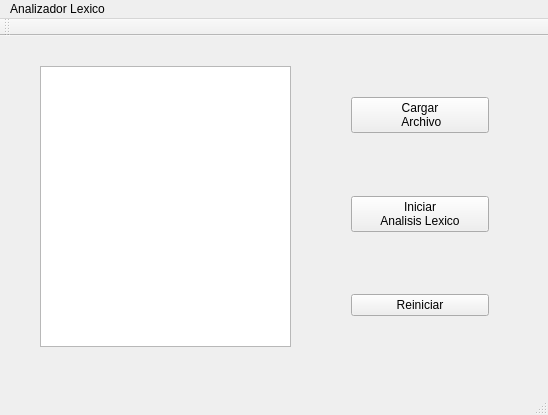
<?xml version="1.0" encoding="UTF-8"?>
<ui version="4.0">
 <class>MainWindow</class>
 <widget class="QMainWindow" name="MainWindow">
  <property name="geometry">
   <rect>
    <x>0</x>
    <y>0</y>
    <width>548</width>
    <height>415</height>
   </rect>
  </property>
  <property name="windowTitle">
   <string>MainWindow</string>
  </property>
  <widget class="QWidget" name="centralWidget">
   <widget class="QWidget" name="verticalLayoutWidget">
    <property name="geometry">
     <rect>
      <x>340</x>
      <y>50</y>
      <width>160</width>
      <height>241</height>
     </rect>
    </property>
    <layout class="QVBoxLayout" name="verticalLayout">
     <item>
      <widget class="QPushButton" name="btn_cargar_archivo">
       <property name="text">
        <string>Cargar 
 Archivo</string>
       </property>
      </widget>
     </item>
     <item>
      <spacer name="verticalSpacer">
       <property name="orientation">
        <enum>Qt::Vertical</enum>
       </property>
       <property name="sizeHint" stdset="0">
        <size>
         <width>20</width>
         <height>40</height>
        </size>
       </property>
      </spacer>
     </item>
     <item>
      <widget class="QPushButton" name="btn_Inicializar">
       <property name="text">
        <string>Iniciar
Analisis Lexico</string>
       </property>
      </widget>
     </item>
     <item>
      <spacer name="verticalSpacer_2">
       <property name="orientation">
        <enum>Qt::Vertical</enum>
       </property>
       <property name="sizeHint" stdset="0">
        <size>
         <width>20</width>
         <height>40</height>
        </size>
       </property>
      </spacer>
     </item>
     <item>
      <widget class="QPushButton" name="btn_reiniciar">
       <property name="text">
        <string>Reiniciar</string>
       </property>
      </widget>
     </item>
    </layout>
   </widget>
   <widget class="QTextEdit" name="mostrar_texto">
    <property name="geometry">
     <rect>
      <x>40</x>
      <y>30</y>
      <width>251</width>
      <height>281</height>
     </rect>
    </property>
   </widget>
  </widget>
  <widget class="QMenuBar" name="menuBar">
   <property name="geometry">
    <rect>
     <x>0</x>
     <y>0</y>
     <width>548</width>
     <height>29</height>
    </rect>
   </property>
   <widget class="QMenu" name="menuAnalizador_Lexico">
    <property name="title">
     <string>Analizador Lexico</string>
    </property>
   </widget>
   <addaction name="menuAnalizador_Lexico"/>
  </widget>
  <widget class="QToolBar" name="mainToolBar">
   <attribute name="toolBarArea">
    <enum>TopToolBarArea</enum>
   </attribute>
   <attribute name="toolBarBreak">
    <bool>false</bool>
   </attribute>
  </widget>
  <widget class="QStatusBar" name="statusBar"/>
 </widget>
 <layoutdefault spacing="6" margin="11"/>
 <resources/>
 <connections/>
</ui>
